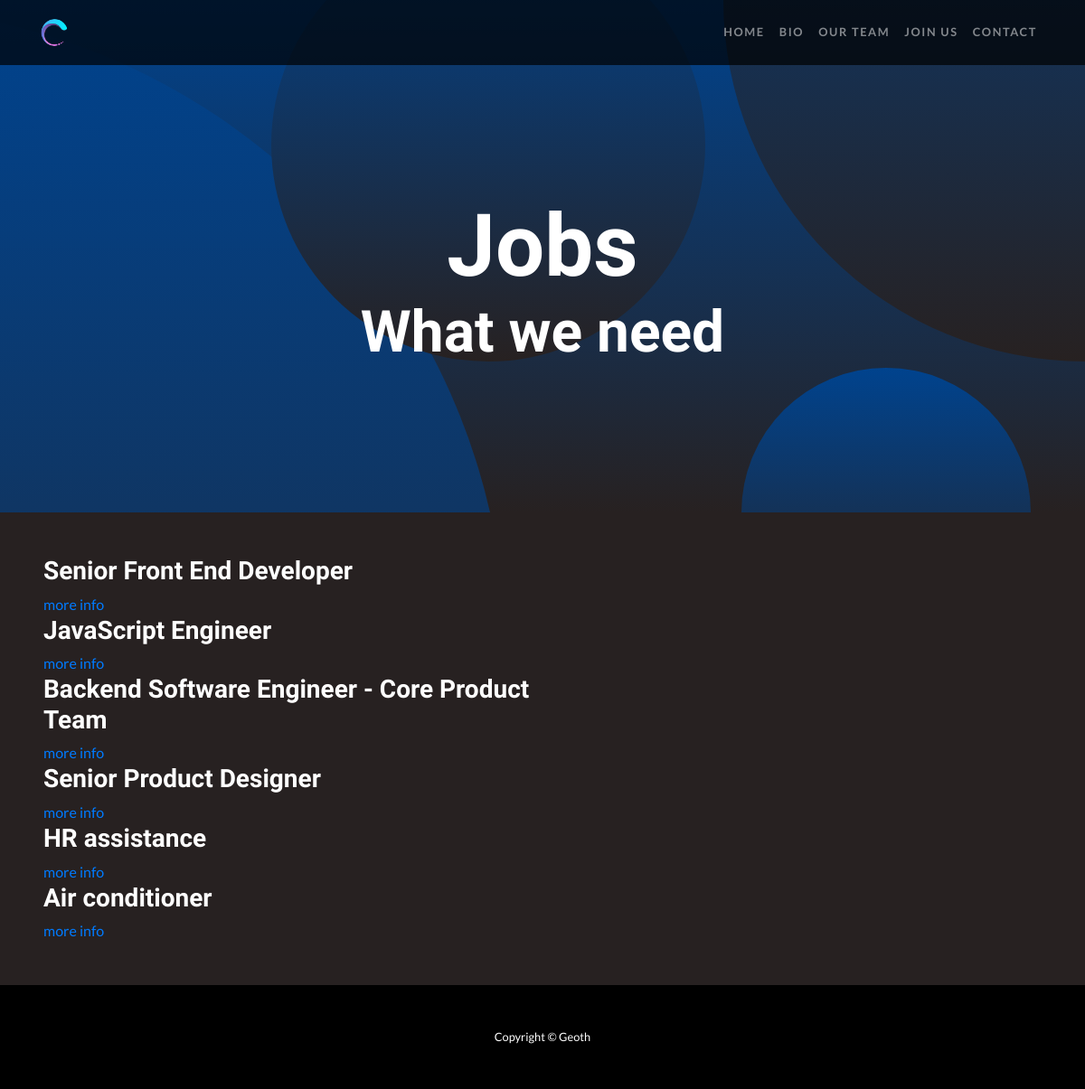
Screenshot of /jobs/ with the database file from the repository.
### jobs/models.py (models this page shows, shortened)
class Jobpos(models.Model):
    title = models.CharField(max_length=64)
    slug = models.SlugField(unique=True, max_length=255)
    content = models.TextField()
    created_on = models.DateTimeField(auto_now_add=True)

### jobs/views.py (the view)
# urls.py: path('', index),
def index(request):
    jobs = Jobpos.objects.all()
    context = {
        'jobs' : jobs
    }
    return render(request, "jobs.html", context)

### CV/templates/jobs.html (shortened to what this page needs)
{% load static %}
<!DOCTYPE html>
<html lang="en">
<head>
  <link rel="stylesheet" type="text/css" href="{% static "assets/vendor/bootstrap/css/bootstrap.css" rel="stylesheet" %}">
  <link rel="stylesheet" type="text/css" href="{% static "assets/css/one-page-wonder.css" rel="stylesheet" %}">
</head>
<body>
  <nav class="navbar navbar-expand-lg navbar-dark navbar-custom fixed-top">
    <div class="container">
      <a class="navbar-brand" href="/#hello"><img class="img-fluid rounded-circle" src="{% static "assets/img/fav.png" %}" alt="" height="30" width="30"></a>
      <div class="collapse navbar-collapse" id="navbarResponsive">
        <ul class="navbar-nav ml-auto">
          <li class="nav-item">
            <a class="nav-link" href="/#hello">Home</a>
          </li>
          <li class="nav-item">
            <a class="nav-link" href="/#bio">Bio</a>
          </li>
          <li class="nav-item">
            <a class="nav-link" href="/#about_us">Our Team</a>
          </li>
          <li class="nav-item">
            <a class="nav-link" href="#join_us">Join Us</a>
          </li>
          <li class="nav-item">
            <a class="nav-link" href="/#contact">Contact</a>
          </li>
        </ul>
      </div>
    </div>
  </nav>
  <section id="hello">
  <header class="masthead text-center text-white">
    <div class="masthead-content">
      <div class="container">
        <h1 class="masthead-heading mb-0">Jobs</h1>
        <h2 class="masthead-subheading mb-0">What we need</h2>
      </div>
    </div>
    <div class="bg-circle-1 bg-circle"></div>
    <div class="bg-circle-2 bg-circle"></div>
    <div class="bg-circle-3 bg-circle"></div>
    <div class="bg-circle-4 bg-circle"></div>
  </header>
  </section>
    <section id="jobs">
    <div class="p-5">
      {% for job in jobs %}
    <div class="container">
      <div class="row align-items-center">
        <div class="col-lg-6 order-lg-1">
          <div class="row mt -5">
            <div class="card-block block-1">
            <h3 class="display-6 text-white">{{job.title}}</h3>
            <a href = "/jobs/{{job.id}}">more info</a>
           </div>
          </div>
        </div>
      </div>
    </div>
      {% endfor %}
    </div>
  </section>
  <footer class="py-5 bg-black">
    <div class="container">
      <p class="m-0 text-center text-white small">Copyright &copy; Geoth</p>
    </div>
  </footer>
</body>
</html>

### static/assets/css/one-page-wonder.css (style rules this page uses)
body { font-family: 'Lato'; background-color: #272121; }
h1, h2, h3, h4, h5, h6 { font-family: 'Catamaran'; font-weight: 800 !important; }
.bg-black { background-color: #000 !important; }
.navbar-custom { padding-top: 1rem; padding-bottom: 1rem; background-color: rgba(0, 0, 0, 0.7); }
.navbar-custom .navbar-brand { text-transform: uppercase; font-size: 1rem; letter-spacing: 0.1rem; font-weight: 700; }
.navbar-custom .navbar-nav .nav-item .nav-link { text-transform: uppercase; font-size: 0.8rem; font-weight: 700; letter-spacing: 0.1rem; }
header.masthead { position: relative; overflow: hidden; padding-top: calc(7rem + 72px); padding-bottom: 7rem; background: linear-gradient(0deg, #272121 0%, #00438e 100%); background-repeat: no-repeat; background-position: center center; background-attachment: scroll; background-size: cover; }
header.masthead .masthead-content { z-index: 1; position: relative; }
header.masthead .masthead-content .masthead-heading { font-size: 4rem; }
header.masthead .masthead-content .masthead-subheading { font-size: 2rem; }
header.masthead .bg-circle { z-index: 0; position: absolute; border-radius: 100%; background: linear-gradient(0deg, #272121 0%, #00438e 100%); }
header.masthead .bg-circle-1 { height: 90rem; width: 90rem; bottom: -55rem; left: -55rem; }
header.masthead .bg-circle-2 { height: 50rem; width: 50rem; top: -25rem; right: -25rem; }
header.masthead .bg-circle-3 { height: 20rem; width: 20rem; bottom: -10rem; right: 5%; }
header.masthead .bg-circle-4 { height: 30rem; width: 30rem; top: -5rem; right: 35%; }
@media (min-width: 992px) { header.masthead { padding-top: calc(10rem + 55px); padding-bottom: 10rem; } }
@media (min-width: 992px) { header.masthead .masthead-content .masthead-heading { font-size: 6rem; } }
@media (min-width: 992px) { header.masthead .masthead-content .masthead-subheading { font-size: 4rem; } }
.p-5 { color: #00438e; }

### rows the page displays
Jobpos: title "Senior Front End Developer"
Jobpos: title "JavaScript Engineer"
Jobpos: title "Backend Software Engineer - Core Product Team"
Jobpos: title "Senior Product Designer"
Jobpos: title "HR assistance"
Jobpos: title "Air conditioner"
